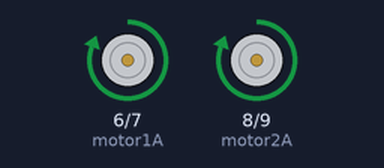
Bench run of a sketch on a simulated Arduino Uno, built with avr-gcc and run on an emulated ATmega328P. On the bench: motor-driver pin pairs drawn as motors (green arrow = first pin HIGH = forward, orange = second pin HIGH = backward, longer = more drive).

Above: at 2.5 s.
At 7.5 s:
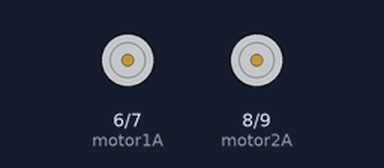
Timing chart, 0 to 13.0 s (numbered marks = the images above):
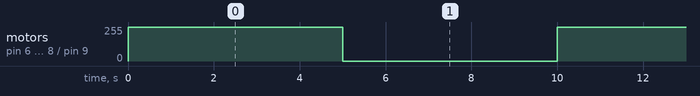

Measured:
- by itself, motor on pin 6 (motor1A) / pin 7 (motor1B), motor on pin 8 (motor2A) / pin 9 (motor2B): alternates forward 255/255 for 5.0 s and stopped for 5.0 s

The sketch:

drive.ino
```cpp
int motor1A = 6;
int motor1B = 7;
int motor2A = 8;
int motor2B = 9;


void setup()
{
	pinMode(motor1A, OUTPUT);
	pinMode(motor2A, OUTPUT);
	pinMode(motor1B, OUTPUT);
	pinMode(motor2B, OUTPUT);
}

void loop()
{
drive();
delay(5000);
stop();
delay(5000);

}

void drive()
{
  digitalWrite(motor1A, HIGH);
  digitalWrite(motor1B, LOW);
  digitalWrite(motor2A, HIGH);
  digitalWrite(motor2B, LOW);
}

void stop()
{
  digitalWrite(motor1A, LOW);
  digitalWrite(motor1B, LOW);
  digitalWrite(motor2A, LOW);
  digitalWrite(motor2B, LOW);
}
```
